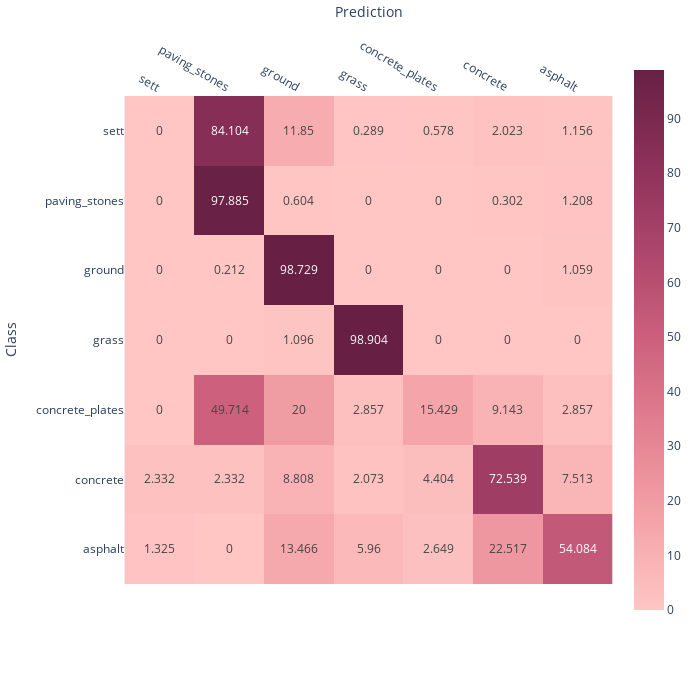

The notebook cell this image was saved under:
### Code cell
fig = px.imshow(c_mat,
                labels=dict(x="Prediction", y="Class"),
                x=available_classes_r,
                y=available_classes_r,
                text_auto=True, 
            #    aspect="auto",
                color_continuous_scale=px.colors.sequential.Burg,
                width=700,
                height=700,
               )
fig.update_xaxes(side="top")

# fig['layout']['xaxis']['autorange'] = "reversed"

fig.show()

### Figure 1 — Plotly figure (JSON) as saved in the notebook; plotly's stock layout.template omitted (floating-point values rounded to 4 significant figures)
{"data": [{"coloraxis": "coloraxis", "hovertemplate": "Prediction: %{x}<br>Class: %{y}<br>color: %{z}<extra></extra>", "name": "0", "texttemplate": "%{z}", "type": "heatmap", "x": ["sett", "paving_stones", "ground", "grass", "concrete_plates", "concrete", "asphalt"], "xaxis": "x", "y": ["sett", "paving_stones", "ground", "grass", "concrete_plates", "concrete", "asphalt"], "yaxis": "y", "z": [[0, 84.1, 11.85, 0.289, 0.578, 2.023, 1.156], [0, 97.89, 0.604, 0, 0, 0.302, 1.208], [0, 0.212, 98.73, 0, 0, 0, 1.059], [0, 0, 1.096, 98.9, 0, 0, 0], [0, 49.71, 20, 2.857, 15.43, 9.143, 2.857], [2.332, 2.332, 8.808, 2.073, 4.404, 72.54, 7.513], [1.325, 0, 13.47, 5.96, 2.649, 22.52, 54.08]]}], "layout": {"coloraxis": {"colorscale": [[0, "rgb(255, 198, 196)"], [0.1667, "rgb(244, 163, 168)"], [0.3333, "rgb(227, 129, 145)"], [0.5, "rgb(204, 96, 125)"], [0.6667, "rgb(173, 70, 108)"], [0.8333, "rgb(139, 48, 88)"], [1, "rgb(103, 32, 68)"]]}, "height": 700, "margin": {"t": 60}, "width": 700, "xaxis": {"anchor": "y", "constrain": "domain", "domain": [0, 1], "scaleanchor": "y", "side": "top", "title": {"text": "Prediction"}}, "yaxis": {"anchor": "x", "autorange": "reversed", "constrain": "domain", "domain": [0, 1], "title": {"text": "Class"}}}}
